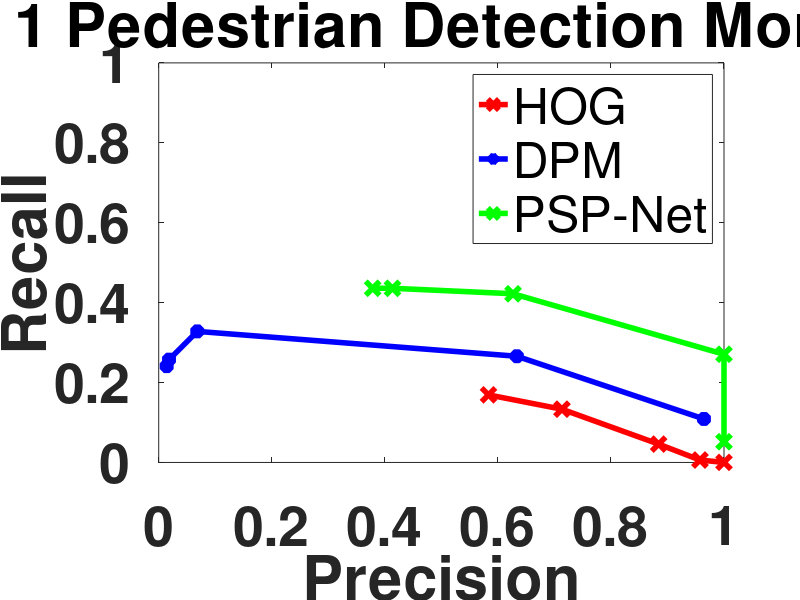
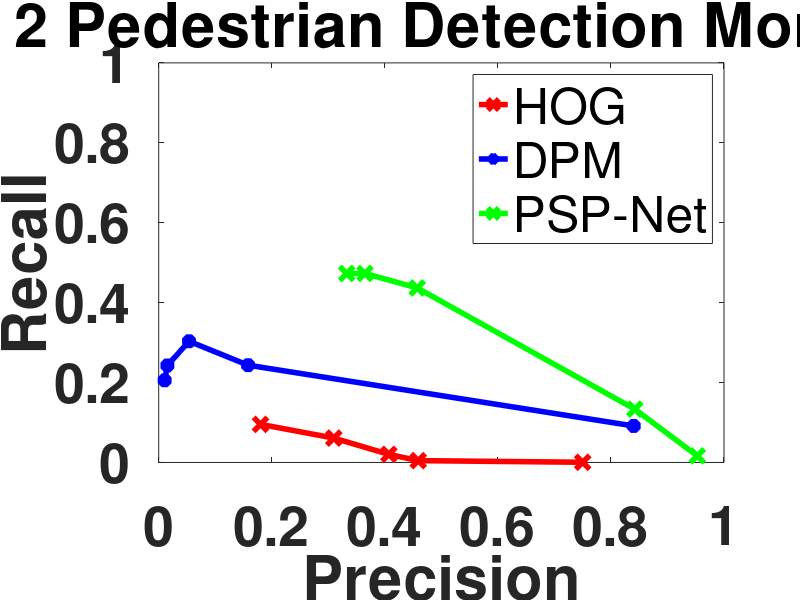
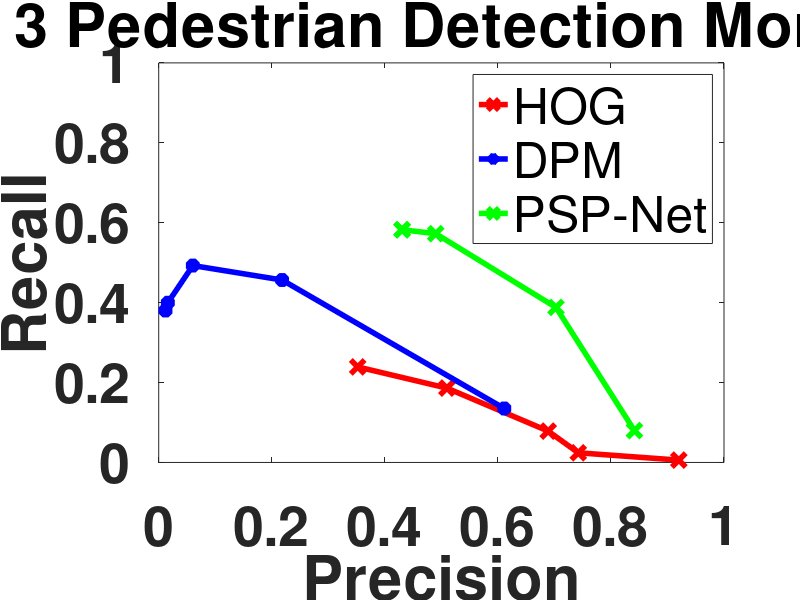

Reproduce these figures in MATLAB, in order.
clc;
clear all;
close all;


%% Pedestrian Detection Mono Camera

% Camera 1
HOGPrecision1 = [0.58341 0.71336 0.884319 0.957447 1];
HOGRecall1 = [0.16909 0.1332 0.0459463 0.0060104 0.00013356];

DPMPrecision1 = [0.0140929 0.0182355 0.0681893 0.633588 0.964497];
DPMRecall1 = [0.241007 0.257361 0.328032 0.265777 0.108855];

PSPPrecision1 = [0.378523 0.413583 0.626809 1 1 ];
PSPRecall1 = [0.435956 0.435956 0.422198 0.270736 0.0519567];

figure1 = figure();
axes1 = axes('Parent',figure1);
plot(HOGPrecision1, HOGRecall1, '-rx', 'MarkerSize', 10, 'LineWidth', 4)
hold on;
plot(DPMPrecision1, DPMRecall1, '-b*', 'MarkerSize', 10, 'LineWidth', 4)
plot(PSPPrecision1, PSPRecall1, '-gx', 'MarkerSize', 10, 'LineWidth', 4)
xlim([0 1]);ylim([0 1]);
xlabel('Precision','FontWeight','bold');
ylabel('Recall','FontWeight','bold');
legend('HOG', 'DPM', 'PSP-Net')
title('Camera 1 Pedestrian Detection Mono Camera')
set(axes1,'FontSize', 40,'FontWeight','bold');

% Camera 2
HOGPrecision2 = [0.18009 0.30972 0.407166 0.459016 0.75];
HOGRecall2 = [0.09540 0.0610 0.0202823 0.0045432 0.00048677];

DPMPrecision2 = [0.0105133 0.0154302 0.0536681 0.158117 0.840299];
DPMRecall2 = [0.205613 0.242754 0.303318 0.243432 0.091351];

PSPPrecision2 = [0.332649 0.364877 0.45742 0.842213 0.95283];
PSPRecall2 = [0.472984 0.472984 0.436638 0.133377 0.0163881];

figure2 = figure();
axes2 = axes('Parent',figure2);
plot(HOGPrecision2, HOGRecall2, '-rx', 'MarkerSize', 10, 'LineWidth', 4)
hold on;
plot(DPMPrecision2, DPMRecall2, '-b*', 'MarkerSize', 10, 'LineWidth', 4)
plot(PSPPrecision2, PSPRecall2, '-gx', 'MarkerSize', 10, 'LineWidth', 4)
xlim([0 1]);ylim([0 1]);
xlabel('Precision','FontWeight','bold');
ylabel('Recall','FontWeight','bold');
legend('HOG', 'DPM', 'PSP-Net')
title('Camera 2 Pedestrian Detection Mono Camera')
set(axes2,'FontSize', 40,'FontWeight','bold');

% Camera 3
HOGPrecision3 = [0.35194 0.50976 0.689038 0.742188  0.92];
HOGRecall3 = [0.23911 0.1861 0.0784114 0.0241853 0.00585987];

DPMPrecision3 = [0.0120268 0.0161443 0.0603696 0.218275 0.611303];
DPMRecall3 = [0.38032 0.399751 0.492798 0.456605 0.135032];

PSPPrecision3 = [0.430561 0.43056 0.490085 0.702815 0.841523];
PSPRecall3 = [0.582485 0.582485  0.572556 0.388025 0.0796843];

figure3 = figure();
axes3 = axes('Parent',figure3);
plot(HOGPrecision3, HOGRecall3, '-rx', 'MarkerSize', 10, 'LineWidth', 4)
hold on;
plot(DPMPrecision3, DPMRecall3, '-b*', 'MarkerSize', 10, 'LineWidth', 4)
plot(PSPPrecision3, PSPRecall3, '-gx', 'MarkerSize', 10, 'LineWidth', 4)
xlim([0 1]);ylim([0 1]);
xlabel('Precision','FontWeight','bold');
ylabel('Recall','FontWeight','bold');
legend('HOG', 'DPM', 'PSP-Net')
title('Camera 3 Pedestrian Detection Mono Camera')
set(axes3,'FontSize', 40,'FontWeight','bold');
